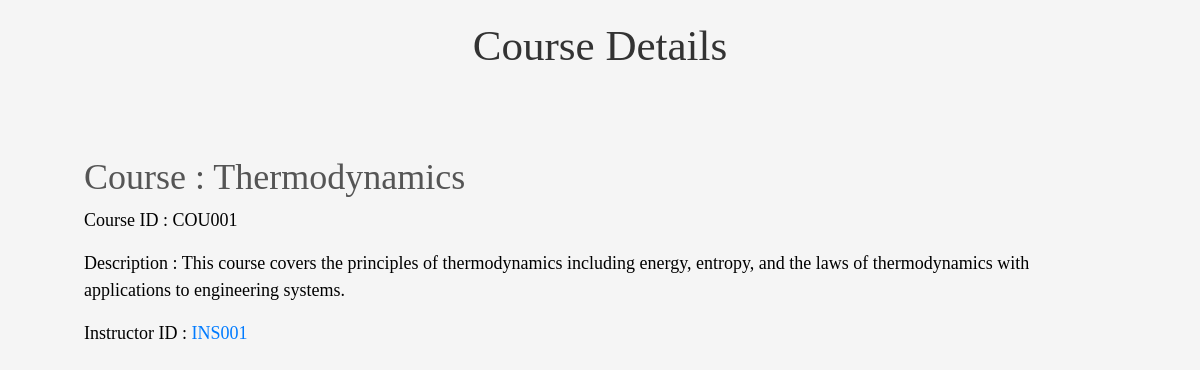
/course/COU001/, run on the app's committed database.
### students/models.py (models this page shows, shortened)
class Course(models.Model):
    course_id = models.CharField(max_length = 20, unique = True, primary_key = True)
    course_name = models.CharField(max_length =100)
    course_description = models.TextField()
    instructor_id = models.ForeignKey(Instructor, on_delete = models.CASCADE)

class Instructor(models.Model):
    instructor_id = models.CharField(max_length = 20, primary_key = True)
    instructor_name = models.CharField(max_length = 100)
    instructor_email = models.EmailField(max_length = 100, unique = True)
    instructor_dept = models.ForeignKey(Dept, on_delete = models.CASCADE)
    course_taught = models.ManyToManyField('Course', blank=True)

### students/views.py (the view)
# urls.py: path('course/<str:course_id>/', views.course_details, name='course_details'),
def course_details(request, course_id):
    course = get_object_or_404(Course, course_id=course_id)
    instructor = course.instructor_id
    return render(request, 'course.html', {'course': course, 'instructor': instructor})

### students/templates/course.html (shortened to what this page needs)
{% extends 'base.html' %}
{% block content %}
<div class="course-page">
    <h1 style="text-align: center; color: #333333; margin: 20px;"> Course Details </h1>
    <div class="course-data">
        {% if course %}
            <h3 style="font-size: 36px; color: #555555;"> Course : {{ course.course_name }}</h3>
            <p> Course ID : {{ course.course_id }}</p>
            <p> Description : {{ course.course_description }}</p>
            <p> Instructor ID :
                <a href="{% url 'instructor' instructor.instructor_id %}"> {{instructor.instructor_id}} </a>
            </p>
        {% else %}
            <p> No course found. </p>
        {% endif %}
    </div>
</div>
{% endblock %}

### students/templates/base.html (style rules this page uses)
body { background-color: #F5F5F5; font-family: 'Times New Roman', Times, serif; color: black; }
h1 { font-size: 43px; }
.course-data { margin: 7%; line-height: 1.5; font-family: 'Times New Roman', Times, serif; font-size: 18px; }

### data on the page
Course: course_name "Thermodynamics", course_id "COU001", course_description "This course covers the principles of thermodynamics including energy, entropy, and the laws of thermodynamics with applications to engineering systems."
Instructor: instructor_id "INS001"
